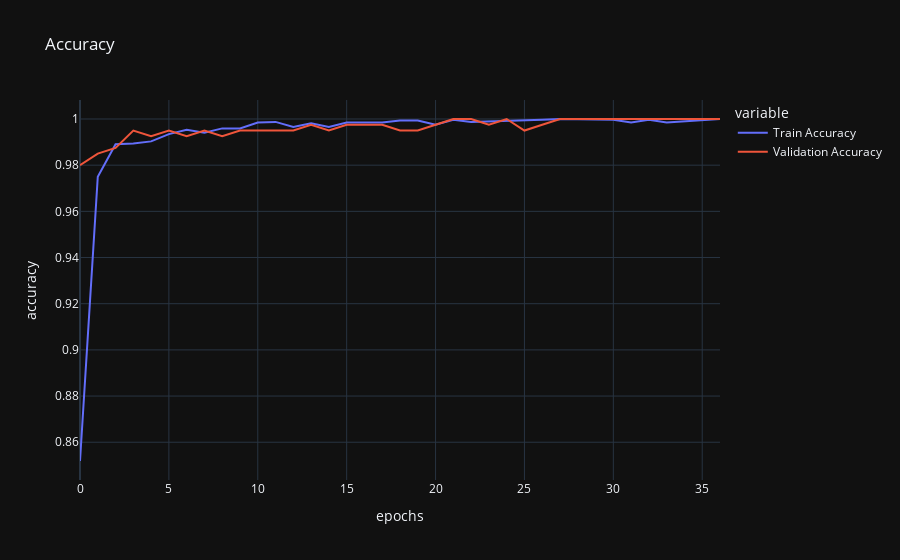

Notebook cell for this chart:
### Code cell
iplot(px.line(data_frame=vals,
              y = ["Train Accuracy","Validation Accuracy"],
              labels={"index":"epochs","value":"accuracy"},
              title = "Accuracy",
              template="plotly_dark"))

### Figure 1 — Plotly figure (JSON) as saved in the notebook; plotly's stock layout.template omitted (floating-point values rounded to 4 significant figures)
{"data": [{"hovertemplate": "variable=Train Accuracy<br>epochs=%{x}<br>accuracy=%{y}<extra></extra>", "legendgroup": "Train Accuracy", "line": {"color": "#636efa", "dash": "solid"}, "marker": {"symbol": "circle"}, "mode": "lines", "name": "Train Accuracy", "orientation": "v", "showlegend": true, "type": "scatter", "x": [0, 1, 2, 3, 4, 5, 6, 7, 8, 9, 10, 11, 12, 13, 14, 15, 16, 17, 18, 19, 20, 21, 22, 23, 24, 25, 26, 27, 28, 29, 30, 31, 32, 33, 34, 35, 36], "xaxis": "x", "y": [0.8519, 0.975, 0.9891, 0.9894, 0.9903, 0.9934, 0.9953, 0.9941, 0.9959, 0.9959, 0.9984, 0.9987, 0.9966, 0.9981, 0.9966, 0.9984, 0.9984, 0.9984, 0.9994, 0.9994, 0.9975, 0.9997, 0.9987, 0.9991, 0.9994, 0.9997, 0.9997, 1.0, 1.0, 0.9997, 0.9997, 0.9984, 0.9997, 0.9984, 0.9991, 0.9994, 1.0], "yaxis": "y"}, {"hovertemplate": "variable=Validation Accuracy<br>epochs=%{x}<br>accuracy=%{y}<extra></extra>", "legendgroup": "Validation Accuracy", "line": {"color": "#EF553B", "dash": "solid"}, "marker": {"symbol": "circle"}, "mode": "lines", "name": "Validation Accuracy", "orientation": "v", "showlegend": true, "type": "scatter", "x": [0, 1, 2, 3, 4, 5, 6, 7, 8, 9, 10, 11, 12, 13, 14, 15, 16, 17, 18, 19, 20, 21, 22, 23, 24, 25, 26, 27, 28, 29, 30, 31, 32, 33, 34, 35, 36], "xaxis": "x", "y": [0.98, 0.985, 0.9875, 0.995, 0.9925, 0.995, 0.9925, 0.995, 0.9925, 0.995, 0.995, 0.995, 0.995, 0.9975, 0.995, 0.9975, 0.9975, 0.9975, 0.995, 0.995, 0.9975, 1.0, 1.0, 0.9975, 1.0, 0.995, 0.9975, 1.0, 1.0, 1.0, 1.0, 1.0, 1.0, 1.0, 1.0, 1.0, 1.0], "yaxis": "y"}], "layout": {"legend": {"title": {"text": "variable"}, "tracegroupgap": 0}, "title": {"text": "Accuracy"}, "xaxis": {"anchor": "y", "domain": [0, 1], "title": {"text": "epochs"}}, "yaxis": {"anchor": "x", "domain": [0, 1], "title": {"text": "accuracy"}}}}
